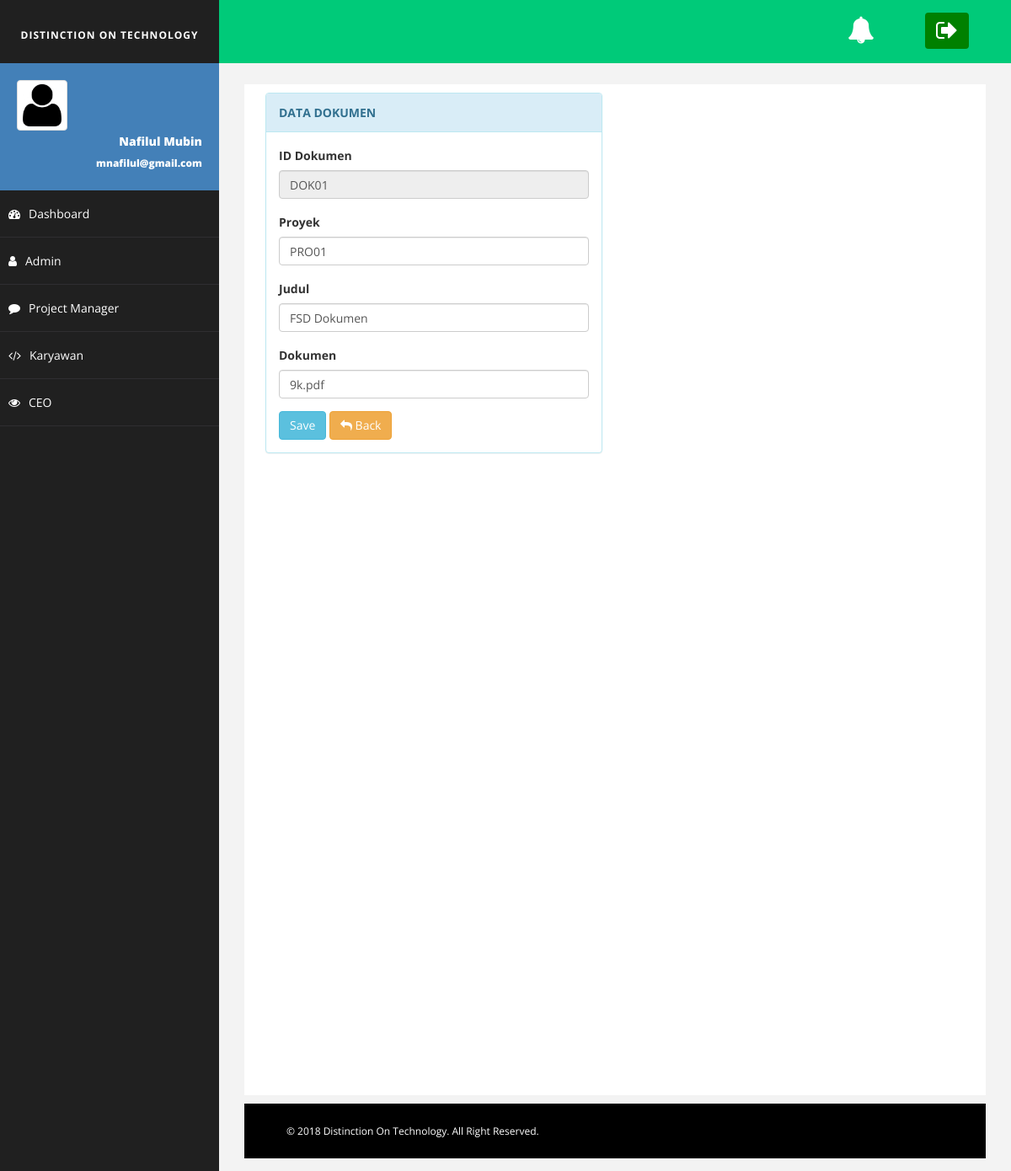
The app's page /?page=dokumen_edit&id=DOK01 with its own data.
### tables this page shows
CREATE TABLE `dokumen` (
  `id_dokumen` varchar(5) NOT NULL,
  `id_proyek` varchar(5) NOT NULL,
  `judul` varchar(50) NOT NULL,
  `attachment` varchar(500) NOT NULL
);

### index.php (called while the page is built)
<?php
include 'src/infrastruktur/header.php';
include 'src/infrastruktur/content.php';
include 'src/infrastruktur/footer.php';
?>

### src/Domain/dokumen_model.php (called while the page is built, shortened)
<?php
class Dokumen extends database{
    function edit($id){
        $data = mysql_query("select * from dokumen where id_dokumen='$id'");
        while($d = mysql_fetch_array($data)){
            $hasil[] = $d;
        }
        return $hasil;
    }
}
?>

### View/dokumen_edit.php (the view, shortened to what this page needs)
<?php
 require 'src/Domain/dokumen_model.php';
 $db = new Dokumen();
?>
<div class="col-md-6 col-sm-6 col-xs-12">
    <div class="panel panel-info">
        <div class="panel-heading">
           <b>DATA DOKUMEN</b>
        </div>
    <div class="panel-body">
        <form role="form" method="POST" action="src/Infrastruktur/dokumen.php?aksi=update">
             <?php
                foreach($db->edit($_GET['id']) as $d){
            ?>
                    <div class="form-group">
                        <label>ID Dokumen</label>
                        <input class="form-control" type="text" name="id_dokumen" readonly="readonly" value="<?php echo $d['id_dokumen'];?>">
                    </div>
                   <div class="form-group">
                        <label>Proyek</label>
                        <input class="form-control" type="text" name="id_proyek" value="<?php echo $d['id_proyek'];?>">
                    </div>
                    <div class="form-group">
                        <label>Judul</label>
                        <input class="form-control" type="text" name="judul" value="<?php echo $d['judul'];?>">
                    </div>
                    <div class="form-group">
                        <label>Dokumen</label><br>
                        <input class="form-control" type="text" name="attachment" value="<?php echo $d['attachment'];?>">
                    </div>
                    <button type="submit" name="submit" class="btn btn-info">Save </button>
                    <a onclick="window.history.back();return false;" class="btn btn-warning"><i class="fa fa-reply"></i> Back</a>
                <?php
                }
                ?>
                </form>
        </div>
    </div>
</div>

### assets/css/images.css (style rules this page uses)
body { font-family: 'open sans'; overflow-x: hidden; }

### assets/css/barang.css (style rules this page uses)
body { background: #f1f1f1; }

### assets/css/basic.css (style rules this page uses)
body { font-family: 'Open Sans', sans-serif; line-height:25px; }

### records on screen
dokumen: id_dokumen "DOK01", id_proyek "PRO01", judul "FSD Dokumen", attachment "9k.pdf"
